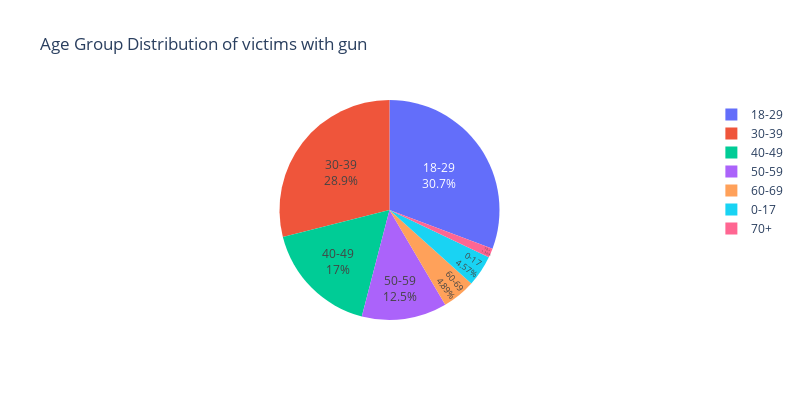

Notebook code for this chart:
### Code cell
fig = px.pie(data_frame=age_group_distribution_armed_gun,
             values=age_group_distribution_armed_gun.values,
             names=age_group_distribution_armed_gun.index,
             title='Age Group Distribution of victims with gun',
             width=800,
             height=400
             )
fig.update_traces(textposition='inside', textinfo='percent+label')
fig.show()

### Figure 1 — Plotly figure (JSON) as saved in the notebook; plotly's stock layout.template omitted (floating-point values rounded to 4 significant figures)
{"data": [{"domain": {"x": [0, 1], "y": [0, 1]}, "hovertemplate": "Age group=%{label}<br>value=%{value}<extra></extra>", "labels": ["0-17", "18-29", "30-39", "40-49", "50-59", "60-69", "70+"], "legendgroup": "", "name": "", "showlegend": true, "textinfo": "percent+label", "textposition": "inside", "type": "pie", "values": [57, 383, 361, 212, 156, 61, 17]}], "layout": {"height": 400, "legend": {"tracegroupgap": 0}, "title": {"text": "Age Group Distribution of victims with gun"}, "width": 800}}
